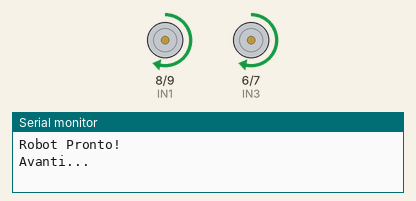
Bench run of a sketch on a simulated Arduino Uno, built with avr-gcc and run on an emulated ATmega328P. Shown: motor-driver pin pairs drawn as motors (green arrow = first pin HIGH = forward, orange = second pin HIGH = backward, longer = more drive, scaled by the enable pin), the last lines printed to the serial monitor.

Above: at 1.0 s.
At 2.5 s:
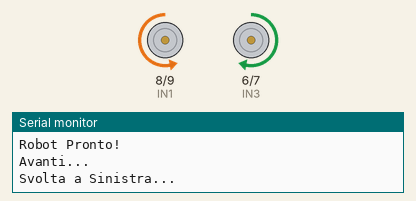
At 3.5 s:
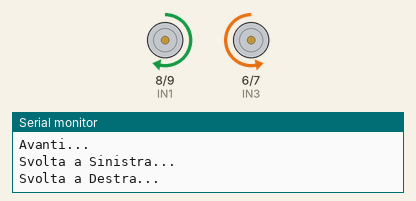
At 5.5 s:
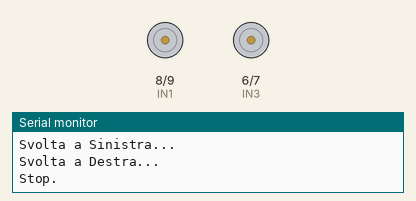
Timing chart, 0 to 9.1 s (numbered marks = the images above):
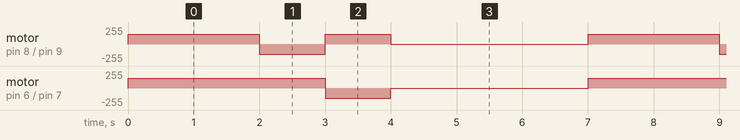

The sketch:

03_Robot_Differenziale.ino
```cpp
/*
  Progetto 03: Robot con Trazione Differenziale (L298N)
  Questo sketch crea un sistema di controllo per un telaio a 2 ruote per
  andare dritto, girare a destra o sinistra e fermarsi.
*/

// Pin di controllo per il Motore A (Sinistra)
const int IN1 = 8;
const int IN2 = 9;
const int ENA = 10;

// Pin di controllo per il Motore B (Destra)
const int IN3 = 6;
const int IN4 = 7;
const int ENB = 5;

void setup() {
  // Impostiamo tutti i pin come uscite
  pinMode(IN1, OUTPUT);
  pinMode(IN2, OUTPUT);
  pinMode(ENA, OUTPUT);
  pinMode(IN3, OUTPUT);
  pinMode(IN4, OUTPUT);
  pinMode(ENB, OUTPUT);

  Serial.begin(9600);
  Serial.println("Robot Pronto!");
}

void loop() {
  // Avanti
  Serial.println("Avanti...");
  avanti(150);
  delay(2000);

  // Svolta a Sinistra
  Serial.println("Svolta a Sinistra...");
  svoltaSinistra(150);
  delay(1000);

  // Svolta a Destra
  Serial.println("Svolta a Destra...");
  svoltaDestra(150);
  delay(1000);

  // Stop e Attesa
  Serial.println("Stop.");
  fermati();
  delay(3000);
}

// Funzioni di movimento
void avanti(int velocita) {
  digitalWrite(IN1, HIGH);
  digitalWrite(IN2, LOW);
  analogWrite(ENA, velocita);

  digitalWrite(IN3, HIGH);
  digitalWrite(IN4, LOW);
  analogWrite(ENB, velocita);
}

void svoltaSinistra(int velocita) {
  // Ruota destra avanti, Ruota sinistra indietro
  digitalWrite(IN1, LOW);
  digitalWrite(IN2, HIGH);
  analogWrite(ENA, velocita);

  digitalWrite(IN3, HIGH);
  digitalWrite(IN4, LOW);
  analogWrite(ENB, velocita);
}

void svoltaDestra(int velocita) {
  // Ruota sinistra avanti, Ruota destra indietro
  digitalWrite(IN1, HIGH);
  digitalWrite(IN2, LOW);
  analogWrite(ENA, velocita);

  digitalWrite(IN3, LOW);
  digitalWrite(IN4, HIGH);
  analogWrite(ENB, velocita);
}

void fermati() {
  digitalWrite(IN1, LOW);
  digitalWrite(IN2, LOW);
  analogWrite(ENA, 0);

  digitalWrite(IN3, LOW);
  digitalWrite(IN4, LOW);
  analogWrite(ENB, 0);
}
```

Measured:
- by itself, motor on pin 6 (IN3) / pin 7 (IN4): repeats every 7.0 s: backward 150/255 1.0 s, stopped 3.0 s, forward 150/255 3.0 s
- by itself, motor on pin 8 (IN1) / pin 9 (IN2): repeats every 7.0 s: backward 150/255 1.0 s, forward 150/255 1.0 s, stopped 3.0 s, forward 150/255 2.0 s
